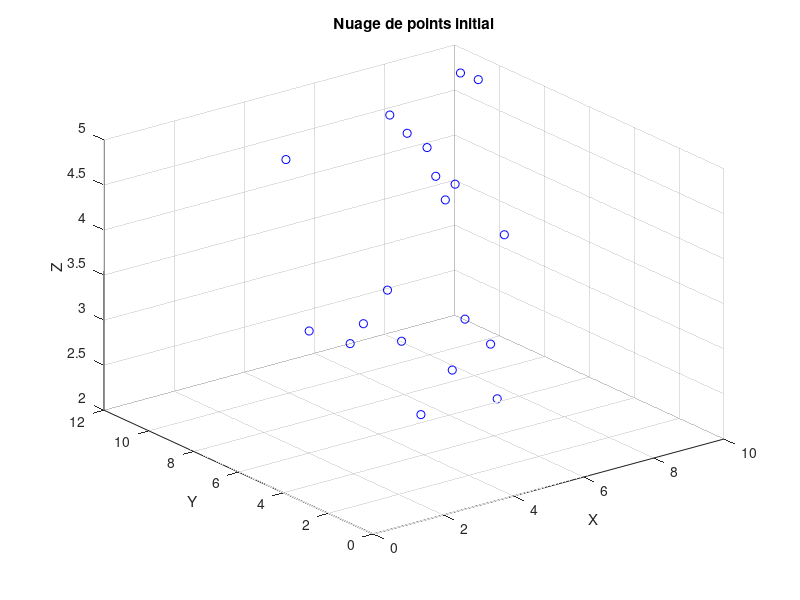
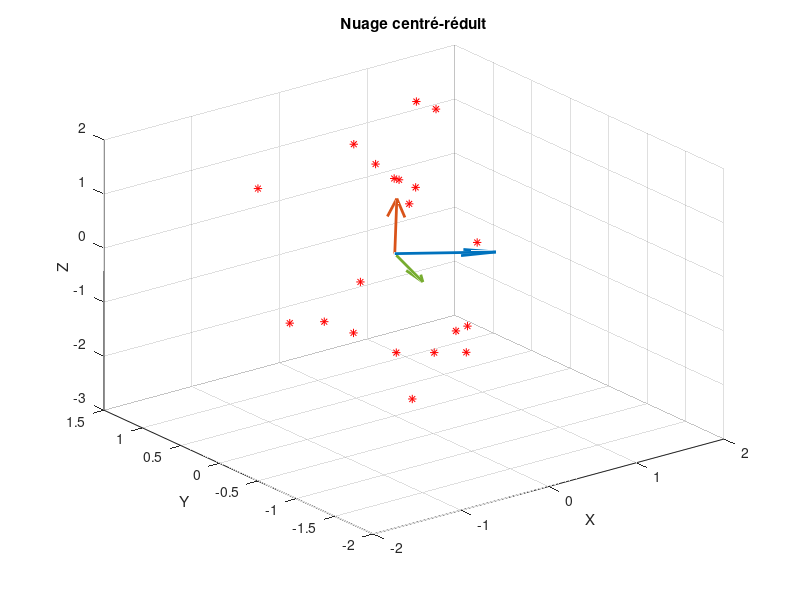

Here is the MATLAB script that generated these plots, in order:
% Initial data
X = [9.01 8.05 9.07 8.09 6.1 7.3 7.5 5.7 1 1.5 2 2.5 3 3.5 4.5 1 5.5 6 7 4.3];
Y = [10.2 9.8 9.5 9 8.8 8.2 6.2 7.4 2 5.2 1 7.8 0.6 6.5 6.4 0.3 6.2 4.15 5.1 3.2];
Z = [5 4 5 4 5 4 2 5 4 3.5 3 5 4 3 3.5 4 5 3 4 3];

% Combination into a single matrix (each column corresponds to a variable)
A = [X' Y' Z'];

% 3D Point Cloud Visualization
figure;
plot3(X, Y, Z, 'bo');
grid on;
title('Nuage de points initial');
xlabel('X'); ylabel('Y'); zlabel('Z');

% Centering variables
X = A(:,1) - mean(A(:,1));
Y = A(:,2) - mean(A(:,2));
Z = A(:,3) - mean(A(:,3));

% Reduction (normalization)
X = X / sqrt((1/20) * X' * X);
Y = Y / sqrt((1/20) * Y' * Y);
Z = Z / sqrt((1/20) * Z' * Z);

% New center-reduced matrix
A = [X Y Z];

% Centered-reduced cloud display
figure;
plot3(X, Y, Z, 'r*');
grid on;
title('Nuage centré-réduit');
xlabel('X'); ylabel('Y'); zlabel('Z');

% Calculation of the covariance matrix
Mat_Cov = cov(A, 1);

% Eigenvalues and eigenvectors (principal component analysis)
[Vecteur, Valeur] = eig(Mat_Cov);

% Displaying the main axes
hold on;
quiver3(mean(X), mean(Y), mean(Z), Vecteur(1,1), Vecteur(2,1), Vecteur(3,1), 'LineWidth', 2);
quiver3(mean(X), mean(Y), mean(Z), Vecteur(1,2), Vecteur(2,2), Vecteur(3,2), 'LineWidth', 2);
quiver3(mean(X), mean(Y), mean(Z), Vecteur(1,3), Vecteur(2,3), Vecteur(3,3), 'LineWidth', 2);
hold off;

% Normalization of eigenvectors
Vect1_norm = Vecteur(:,1) / norm(Vecteur(:,1));
Vect2_norm = Vecteur(:,2) / norm(Vecteur(:,2));
Vect3_norm = Vecteur(:,3) / norm(Vecteur(:,3));

% Orthogonality Check
disp('--- Vérification orthogonalité ---');
disp(Vect1_norm' * Vect1_norm);
disp(Vect2_norm' * Vect2_norm);
disp(Vect3_norm' * Vect3_norm);
disp(Vect1_norm' * Vect2_norm);
disp(Vect2_norm' * Vect3_norm);
disp(Vect1_norm' * Vect3_norm);








